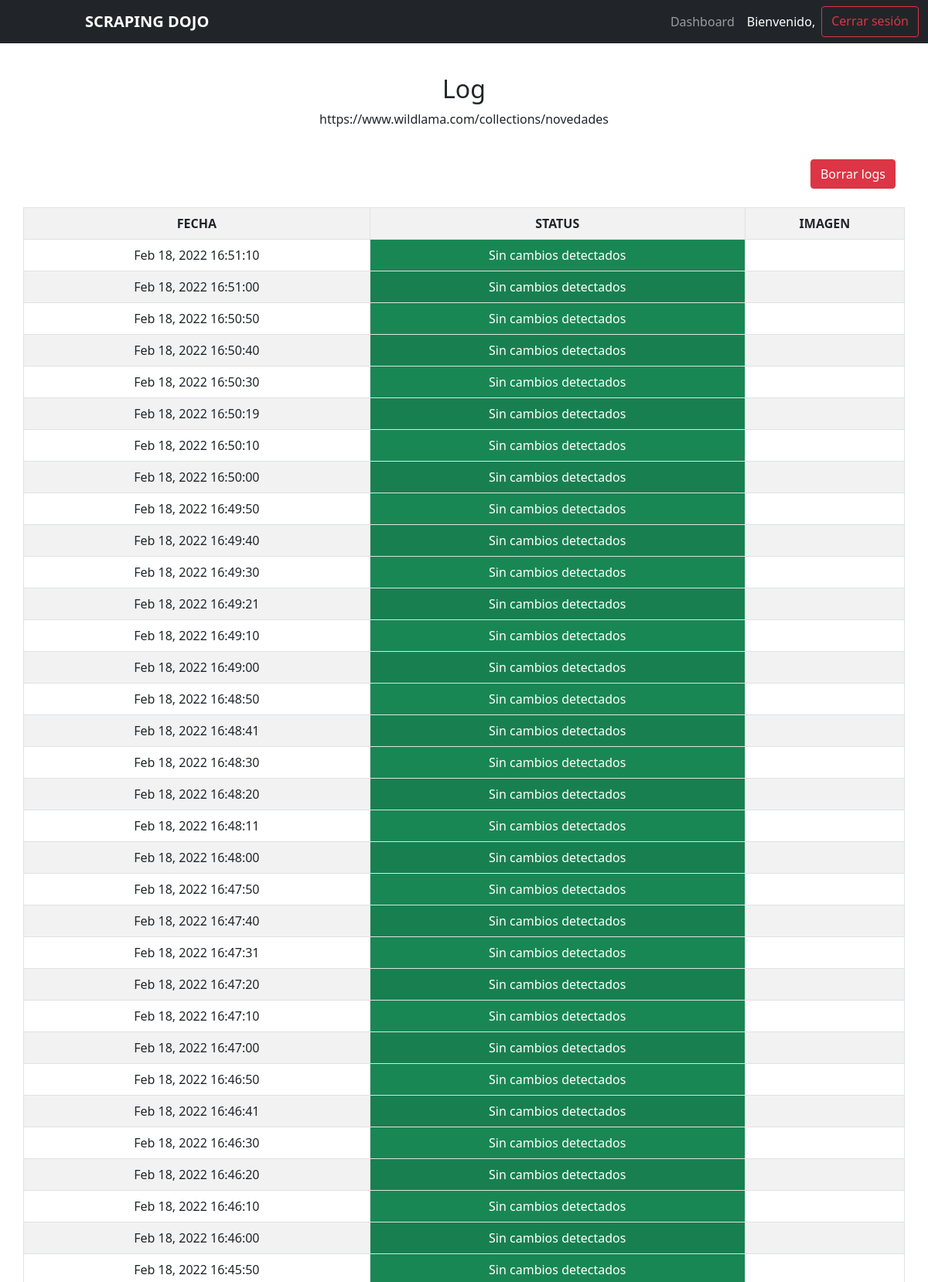
/log/3 (upper part), run on the app's committed database.
### recurrencia_app/models.py (models this page shows)
class Solicitud(models.Model):
    STATUS_SOLICITUD = (
        ('0', 'Sin cambios detectados'),
        ('1', 'Se detectaron cambios'),
    )
    user = models.ForeignKey(User, related_name="solicitudes", on_delete=models.CASCADE, blank=True, null=True)
    url = models.CharField(max_length=500)
    hash = models.CharField(max_length=256)
    status = models.CharField(max_length=1, choices=STATUS_SOLICITUD, default='0')
    created_at = models.DateTimeField(auto_now_add=True)

class Log(models.Model):
    solicitud = models.ForeignKey(Solicitud, related_name="logs", on_delete=models.CASCADE)
    status_log = models.CharField(max_length=50)
    ruta_img = models.CharField(max_length=60, blank=True)
    created_at = models.DateTimeField(auto_now_add=True)

### mailing_app/views.py (the view)
# urls.py: path('log/<int:solicitud_id>', views.logs),
def logs(request, solicitud_id):
    solicitud = Solicitud.objects.get(id=solicitud_id)
    context = {
        'solicitud': solicitud
    }
    solicitud.status = '0'
    solicitud.save()
    return render(request, 'log.html', context)

### mailing_app/templates/log.html (shortened to what this page needs)
<!DOCTYPE html>
<html>
    <head>
        <link href="https://cdn.jsdelivr.net/npm/bootstrap@5.1.0/dist/css/bootstrap.min.css" rel="stylesheet">
        <link href="https://cdnjs.cloudflare.com/ajax/libs/toastr.js/latest/css/toastr.min.css" rel="stylesheet">
    </head>
    <body>
        <nav class="navbar navbar-expand-lg navbar-dark bg-dark">
            <div class="container-fluid">
                <a class="navbar-brand offset-1" href="/"><b>SCRAPING DOJO</b></a>
                <div class="collapse navbar-collapse" id="navbarSupportedContent">
                    <div class="d-flex">
                        <ul class="navbar-nav me-auto mb-2 mb-lg-0">
                            <li class="nav-item">
                                <a class="nav-link active-light" aria-current="page" href="/">Dashboard</a>
                            </li>
                            <li class="nav-item">
                                <span class="nav-link active text-white">Bienvenido, <b>{{request.session.user.user}}</b></span>
                            </li>
                        </ul>
                        <a href="/logout" class="btn btn-outline-danger">Cerrar sesión</a>
                    </div>
                </div>
            </div>
        </nav>
        <div class="container mt-3">
            <br>
            <div class="row text-center">
                <h2>Log</h2>
                <br>
                <p>{{solicitud.url}}</p>
                <br>
            </div>
            <br>
            <div class="d-flex justify-content-end">
                <a href="/cleanlogs/{{solicitud.id}}" class="btn btn-danger">Borrar logs</a>
            </div>
            <br>
            <div class="row">
                <table class="display table table-bordered table-striped text-center align-middle">
                    <tr>
                        <th>FECHA</th>
                        <th>STATUS</th>
                        <th>IMAGEN</th>
                    </tr>
                    {% for logs in solicitud.logs.all|dictsortreversed:"created_at" %}
                    <tr>
                        <td>{{logs.created_at|date:"M d, Y H:i:s"}}</td>
                        {% if logs.status_log == "Sin cambios detectados" %}
                            <td class="text-nowrap bg-success text-white">{{logs.status_log}}</td>
                        {% else %}
                        <td class="text-nowrap bg-danger text-white">{{logs.status_log}}</td>
                        {% endif %}
                        <td>
                    </tr>
                    {% endfor %}
                </table>
            </div>
        </div>
    </body>
</html>

### data on the page
Solicitud: url "https://www.wildlama.com/collections/novedades"
Log: created_at "Feb 18, 2022 16:51:10", status_log "Sin cambios detectados"
Log: created_at "Feb 18, 2022 16:51:00", status_log "Sin cambios detectados"
Log: created_at "Feb 18, 2022 16:50:50", status_log "Sin cambios detectados"
Log: created_at "Feb 18, 2022 16:50:40", status_log "Sin cambios detectados"
Log: created_at "Feb 18, 2022 16:50:30", status_log "Sin cambios detectados"
Log: created_at "Feb 18, 2022 16:50:19", status_log "Sin cambios detectados"
Log: created_at "Feb 18, 2022 16:50:10", status_log "Sin cambios detectados"
Log: created_at "Feb 18, 2022 16:50:00", status_log "Sin cambios detectados"
Log: created_at "Feb 18, 2022 16:49:50", status_log "Sin cambios detectados"
Log: created_at "Feb 18, 2022 16:49:40", status_log "Sin cambios detectados"
Log: created_at "Feb 18, 2022 16:49:30", status_log "Sin cambios detectados"
Log: created_at "Feb 18, 2022 16:49:21", status_log "Sin cambios detectados"
Log: created_at "Feb 18, 2022 16:49:10", status_log "Sin cambios detectados"
Log: created_at "Feb 18, 2022 16:49:00", status_log "Sin cambios detectados"
Log: created_at "Feb 18, 2022 16:48:50", status_log "Sin cambios detectados"
Log: created_at "Feb 18, 2022 16:48:41", status_log "Sin cambios detectados"
Log: created_at "Feb 18, 2022 16:48:30", status_log "Sin cambios detectados"
Log: created_at "Feb 18, 2022 16:48:20", status_log "Sin cambios detectados"
Log: created_at "Feb 18, 2022 16:48:11", status_log "Sin cambios detectados"
Log: created_at "Feb 18, 2022 16:48:00", status_log "Sin cambios detectados"
Log: created_at "Feb 18, 2022 16:47:50", status_log "Sin cambios detectados"
Log: created_at "Feb 18, 2022 16:47:40", status_log "Sin cambios detectados"
Log: created_at "Feb 18, 2022 16:47:31", status_log "Sin cambios detectados"
Log: created_at "Feb 18, 2022 16:47:20", status_log "Sin cambios detectados"
Log: created_at "Feb 18, 2022 16:47:10", status_log "Sin cambios detectados"
Log: created_at "Feb 18, 2022 16:47:00", status_log "Sin cambios detectados"
Log: created_at "Feb 18, 2022 16:46:50", status_log "Sin cambios detectados"
Log: created_at "Feb 18, 2022 16:46:41", status_log "Sin cambios detectados"
Log: created_at "Feb 18, 2022 16:46:30", status_log "Sin cambios detectados"
Log: created_at "Feb 18, 2022 16:46:20", status_log "Sin cambios detectados"
Log: created_at "Feb 18, 2022 16:46:10", status_log "Sin cambios detectados"
Log: created_at "Feb 18, 2022 16:46:00", status_log "Sin cambios detectados"
Log: created_at "Feb 18, 2022 16:45:50", status_log "Sin cambios detectados"
